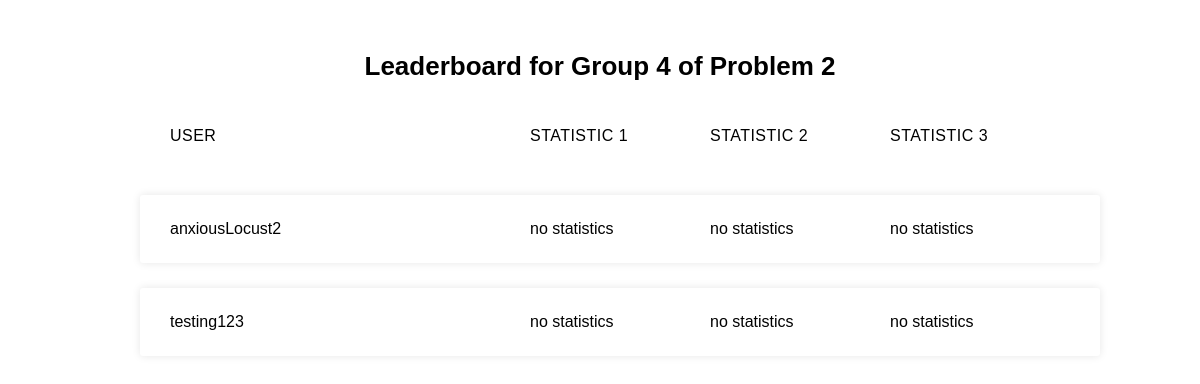
Page /challenge/submissions/Contains_Substring/Factor_4/ on the committed database.
### challenge/models.py (models this page shows, shortened)
class FactorSubmission(models.Model):
    """factor of a specific challenge"""
    verbose_name = "Factor Submission"
    id = models.UUIDField(primary_key=True, default=uuid.uuid4,
                          help_text='Unique ID for this submission')
    submission = models.ForeignKey('Submission', on_delete=models.RESTRICT,
                                   null=True)
    challenge_tag = models.ForeignKey('ChallengeTag',
                                      on_delete=models.RESTRICT,
                                      null=True)
    factor_tag = models.ForeignKey('FactorTag', on_delete=models.RESTRICT,
                                   null=True)
    time = models.CharField(max_length=10, null=True)
    response1 = models.CharField(max_length=2000, null=True)
    response2 = models.CharField(max_length=2000, null=True)

class Submission(models.Model):
    """factor submissions"""
    verbose_name = "Submission"
    id = models.UUIDField(primary_key=True, default=uuid.uuid4,
                          help_text='Unique ID for this submission')
    which_submission = models.IntegerField()
    user = models.ForeignKey('User', on_delete=models.RESTRICT,
                             null=True)

class User(models.Model):
    """submissions"""
    experience_level = models.CharField(max_length=100)
    char_name = models.CharField(max_length=20, null=True)
    id = models.UUIDField(primary_key=True, default=uuid.uuid4,
                          help_text='Unique ID for this user')
    def __str__(self):
        """of type Model"""
        return f"{self.char_name}"

### challenge/views.py (the view)
def leaderboard(request, challenge_tag, factor_tag):
    submissions_requested = FactorSubmission.objects.filter(challenge_tag__tag__exact=challenge_tag).filter(factor_tag__tag__exact=factor_tag)
    challenge_tag_to_display = {"H_Index": "Problem 1",
                                "Contains_Substring": "Problem 2",
                                "Contains_Loop": "Problem 3"}
    factor_tag_to_display = {"Factor_1": "Group 1",
                             "Factor_2": "Group 2",
                             "Factor_3": "Group 3",
                             "Factor_4": "Group 4"}
    challenge_display = challenge_tag_to_display.get(challenge_tag,
                                                     challenge_tag)
    factor_display = factor_tag_to_display.get(factor_tag,
                                               factor_tag)
    return render(request,
                  'leaderboard.html',
                  context={'submissions':submissions_requested,
                           'challenge':challenge_display,
                           'factor':factor_display})

### challenge/templates/leaderboard.html
{% extends 'challenge_generic.html' %}
{% block head %}
  {% load static %}
  <link rel="stylesheet" href="{% static 'css/styles_leaderboard.css' %}">
{% endblock %}
{% block content %}
{% if submissions %}
<div class="container">
  <h2><br>Leaderboard for {{factor}} of {{challenge}}</h2>
  <ul class="responsive-table">
    <li class="table-header">
      <div class="col col-1">User</div>
      <div class="col col-2">statistic 1</div>
      <div class="col col-3">statistic 2</div>
      <div class="col col-4">statistic 3</div>
    </li>
    {% for submission in submissions %}
    <li class="table-row">
      <div class="col col-1" data-label="Job Id">{{submission.submission.user}}</div>
      <div class="col col-2" data-label="Customer Name">no statistics</div>
      <div class="col col-3" data-label="Amount">no statistics</div>
      <div class="col col-4" data-label="Payment Status">no statistics</div>
    </li>
    {% endfor %}
  </ul>
</div>
{% else %}
<div class="center_text">
<br><br><br><br><br><br>
<p>There are no submissions yet</p>
</div>
{% endif %}
{% endblock %}

### challenge/static/css/styles_leaderboard.css (style rules this page uses)
body { font-family: Arial, Helvetica, sans-serif; }
.container { max-width: 1000px; margin-left: auto; margin-right: auto; padding-left: 10px; padding-right: 10px; }
h2 { font-size: 26px; margin: 20px 0; text-align: center; }
.responsive-table li { border-radius: 3px; padding: 25px 30px; display: flex; justify-content: space-between; margin-bottom: 25px; }
.responsive-table .table-header { text-transform: uppercase; letter-spacing: 0.03em; }
.responsive-table .table-row { background-color: #ffffff; box-shadow: 0px 0px 9px 0px rgba(0, 0, 0, 0.1); }
.responsive-table .col-1 { flex-basis: 40%; }
.responsive-table .col-2 { flex-basis: 20%; }
.responsive-table .col-3 { flex-basis: 20%; }
.responsive-table .col-4 { flex-basis: 20%; }

### challenge/templates/challenge_generic.html (style rules this page uses)
.fill { height: 100vh; width: 100vw; }
.fill_parent { height: 100%; width: 100%; margin: 0; }

### rows in the picture
FactorSubmission: submission.user "anxiousLocust2"
FactorSubmission: submission.user "testing123"

### other values in the picture
{{ factor }} "Group 4"
{{ challenge }} "Problem 2"
